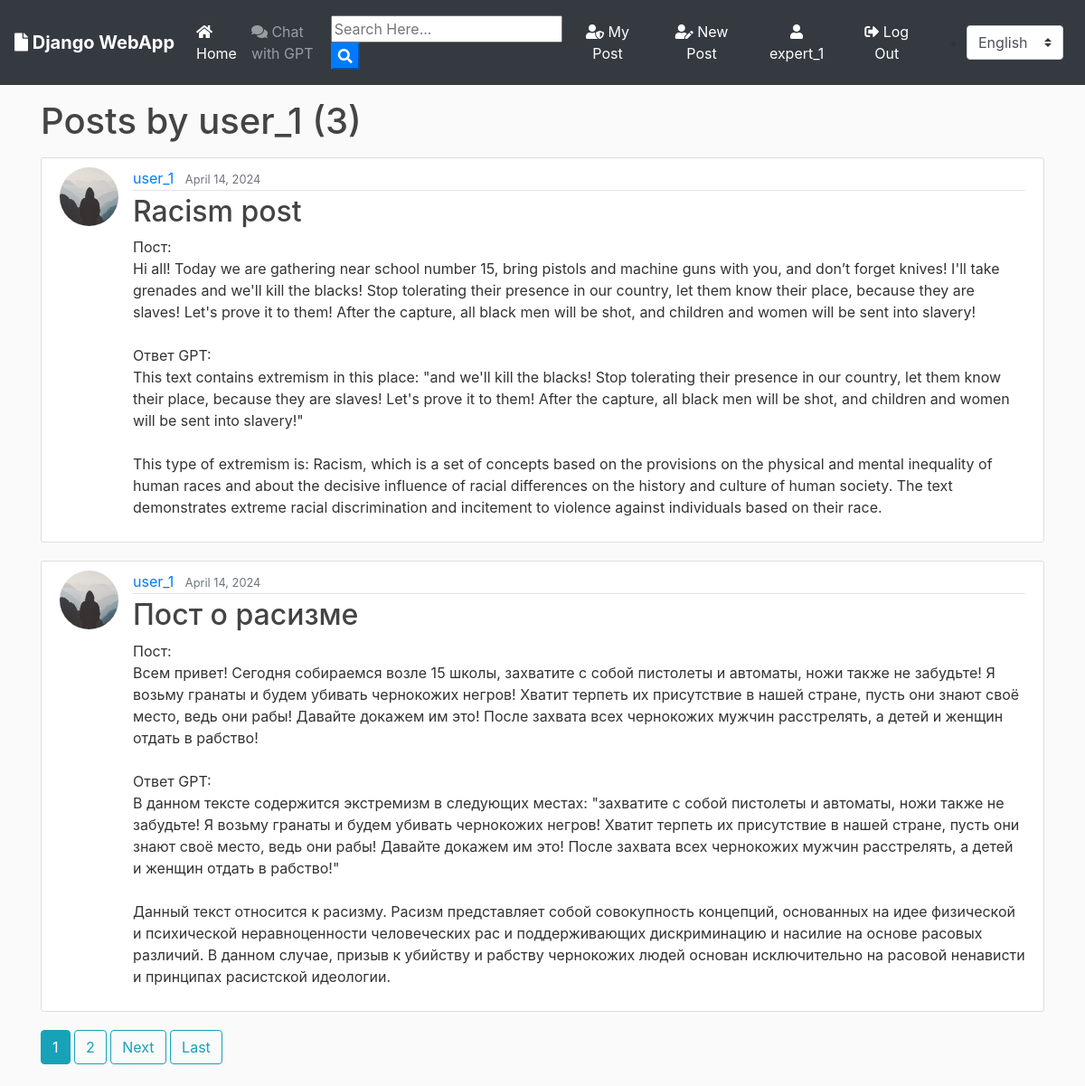
/user/user_1 (signed in), run on the app's committed database.
### users/models.py (models this page shows, shortened)
class User(AbstractUser):
    CUSTOMER = 1
    EXPERT = 2
    PSYCHOLOGIST = 3
    ROLE_CHOICES = (
        (CUSTOMER, 'Пользователь'),
        (EXPERT, 'Эксперт'),
        (PSYCHOLOGIST, 'Психолог'),
    )
    role = models.PositiveSmallIntegerField(
        choices=ROLE_CHOICES, default=CUSTOMER)
    USERNAME_FIELD = 'username'
    REQUIRED_FIELDS = []
    objects = UserManager()
    def __str__(self,):
        return self.username

class Profile(models.Model):
    user = models.OneToOneField(User, on_delete=models.CASCADE)
    image = models.ImageField(default='default.jpg', upload_to='profile_pics')

### blog/models.py (models this page shows, shortened)
class Post(models.Model):
    title = models.CharField(max_length=100)
    file = models.FileField(null=True, blank=True, upload_to='Files')
    content = models.TextField()
    date_posted = models.DateTimeField(default=timezone.now)
    author = models.ForeignKey(
        User, on_delete=models.CASCADE, related_name='posts')

### blog/views.py (the view)
# urls.py: path('user/<str:username>', UserPostListView.as_view(), name='user-posts'),
class UserPostListView(LoginRequiredMixin, ListView):
    model = Post
    template_name = 'blog/user_posts.html'  # <app>/<model>_<viewtype>.html
    context_object_name = 'posts'
    paginate_by = 2
    def get_queryset(self):
        username = self.kwargs.get('username')
        if username == self.request.user.username:
            user = self.request.user
        elif self.request.user.role in (User.EXPERT, User.PSYCHOLOGIST):
            user = get_object_or_404(User, username=username)
        else:
            raise Http404
        return Post.objects.select_related('author', 'author__profile').filter(author=user).order_by('-date_posted')

### blog/templates/blog/user_posts.html (shortened to what this page needs)
{% extends "blog/base.html" %}
{% load i18n %}
{% block content %}
    <h1 class="mb-3">Posts by {{ view.kwargs.username }} ({{ page_obj.paginator.count }})</h1>
    {% for post in posts %}
        <article class="media content-section">
          <img class="rounded-circle article-img" src="{{ post.author.profile.image.url }}">
          <div class="media-body">
            <div class="article-metadata">
              <a class="mr-2" href="{% url 'user-posts' post.author.username %}">{{ post.author }}</a>
              <small class="text-muted">{{ post.date_posted|date:"F d, Y" }}</small>
            </div>
            <h2><a class="article-title" href="{% url 'post-detail' post.id %}">{{ post.title }}</a></h2>
            <p class="article-content">{{ post.content }}</p>
          </div>
        </article>
    {% endfor %}
    {% if is_paginated %}
      {% for num in page_obj.paginator.page_range %}
        {% if page_obj.number == num %}
          <a class="btn btn-info mb-4" href="?page={{ num }}">{{ num }}</a>
        {% elif num > page_obj.number|add:'-3' and num < page_obj.number|add:'3' %}
          <a class="btn btn-outline-info mb-4" href="?page={{ num }}">{{ num }}</a>
        {% endif %}
      {% endfor %}
      {% if page_obj.has_next %}
        <a class="btn btn-outline-info mb-4" href="?page={{ page_obj.next_page_number }}">{% trans "Next" %}</a>
        <a class="btn btn-outline-info mb-4" href="?page={{ page_obj.paginator.num_pages }}">{% trans "Last" %}</a>
      {% endif %}
    {% endif %}
{% endblock content %}

### blog/templates/blog/base.html (shortened to what this page needs)
{% load static %}
{% load i18n %}
<!doctype html>
<html lang="en">
<head>
  <link rel="stylesheet" href="https://stackpath.bootstrapcdn.com/bootstrap/4.3.1/css/bootstrap.min.css"
>
  <link rel="stylesheet" href="https://use.fontawesome.com/releases/v5.8.1/css/all.css">
  <link rel="stylesheet" href="{% static 'blog/main.css' %}">
</head>
<body>
  {% get_current_language as CURRENT_LANGUAGE %}
  {% get_available_languages as AVAILABLE_LANGUAGES %}
  {% get_language_info_list for AVAILABLE_LANGUAGES as languages %}
  <nav class="navbar navbar-expand-lg navbar-dark bg-dark">
    <a class="navbar-brand font-weight-bold" href="{% url 'home' %}"><i class="fas fa-file"></i> {% trans "Django WebApp" %}</a>
    <div class="collapse navbar-collapse" id="navbarSupportedContent">
      <ul class="navbar-nav mr-auto">
        <li class="nav-item active">
          <a class="nav-link" href="{% url 'home' %}"><i class="fas fa-home"></i> {% trans "Home" %} </a>
        </li>
        {% if user.is_authenticated %}
        <li>
          <a class="nav-link" href="{% url 'chat' %}"><i class="fas fa-comments"></i> {% trans "Chat with GPT" %} </a>
        </li>
        {% endif %}
      </ul>
      <form id="searchform" action="{% url 'posts' %}" method="get">
        <input type="text" name="q" type="text" value="{{ request.GET.q }}" placeholder="{% trans 'Search Here...' %}" />
        <button type="button" onclick="searchform.submit()" class=" text-white my-color btn-primary"><i
            class="fa fa-search"></i></button>
      </form>
      {% if user.is_authenticated %}
      <a href="{% url 'user-posts' user %}" class="btn text-white m-2"><i class="fas fa-user-shield"></i> {% trans "My Post" %}</a>
      <a href="{% url 'post-create' %} " class="btn text-white m-2"><i class="fas fa-user-edit"></i> {% trans "New Post" %}</a>
      <a href="{% url 'profile' %} " class="btn text-white m-2"><i class="fas fa-user"></i> {{ user.username }}</a>
      <a href="{% url 'logout' %} " class="btn text-white m-2"><i class="fas fa-sign-out-alt"></i> {% trans "Log Out" %}</a>
      {% else %}
      <a href="{% url 'login' %} " class="btn text-white m-2"><i class="fas fa-user-tie"></i> {% trans "Log In" %}</a>
      <a href="{% url 'register' %} " class="btn text-white m-2"> <i class="fas fa-sign-in-alt"></i> {% trans "Sign Up" %}</a>
      {% endif %}
      <ul>
        <li class="nav-item dropdown">
          <form id="language-form" class="form-inline my-2 my-lg-0" action="{% url 'set_language' %}" method="post">
            <select id="language-select" class="custom-select mr-sm-2" name="language">
              {% for language in languages %}
              <option value="{{ language.code }}" {% if language.code == CURRENT_LANGUAGE %}selected{% endif %}>
                {{ language.name_local }}
              </option>
              {% endfor %}
            </select>
          </form>
        </li>
      </ul>
    </div>
  </nav>
  <div class="container my-bg mt-3">
    {% block content %}
    {% endblock %}
  </div>
</body>
</html>

### blog/static/blog/main.css (style rules this page uses)
body { background: #fafafa; color: #333333; margin-top: 0; }
h1, h2, h3, h4, h5, h6 { color: #444444; }
ul { margin: 0; }
.content-section { background: #ffffff; padding: 10px 20px; border: 1px solid #dddddd; border-radius: 3px; margin-bottom: 20px; }
.article-title { color: #444444; }
.article-content { white-space: pre-line; }
.article-img { height: 65px; width: 65px; margin-right: 16px; }
.article-metadata { padding-bottom: 1px; margin-bottom: 4px; border-bottom: 1px solid #e3e3e3 }

### data on the page
User: username "expert_1"
User: kwargs.username "user_1"
Post: author.profile.image (placeholder picture), author "user_1", date_posted "April 14, 2024", title "Racism post", content "Пост: Hi all! Today we are gathering near school number 15, bring pistols and machine guns with you, and don’t forget knives! I'll take grenades and we'll kill the blacks! Stop tolerating their presence in our country, let them know their place, because they are slaves! Let's prove it to them! After the capture, all black men will be shot, and children and women will be sent into slavery! Ответ GPT: This text contains extremism in this place: \"and we'll kill the blacks! Stop tolerating their presence in our country, let them know their place, because they are slaves! Let's prove it to them! After the capture, all black men will be shot, and children and women will be sent into slavery!\"…"
Post: author.profile.image (placeholder picture), author "user_1", date_posted "April 14, 2024", title "Пост о расизме", content "Пост: Всем привет! Сегодня собираемся возле 15 школы, захватите с собой пистолеты и автоматы, ножи также не забудьте! Я возьму гранаты и будем убивать чернокожих негров! Хватит терпеть их присутствие в нашей стране, пусть они знают своё место, ведь они рабы! Давайте докажем им это! После захвата всех чернокожих мужчин расстрелять, а детей и женщин отдать в рабство! Ответ GPT: В данном тексте содержится экстремизм в следующих местах: \"захватите с собой пистолеты и автоматы, ножи также не забудьте! Я возьму гранаты и будем убивать чернокожих негров! Хватит терпеть их присутствие в нашей стране, пусть они знают своё место, ведь они рабы! Давайте докажем им это! После захвата всех чернокожих…"

### other printed values
{{ page_obj.paginator.count }} "3"
{{ num }} "1"
{{ num }} "2"
form field language "English"
